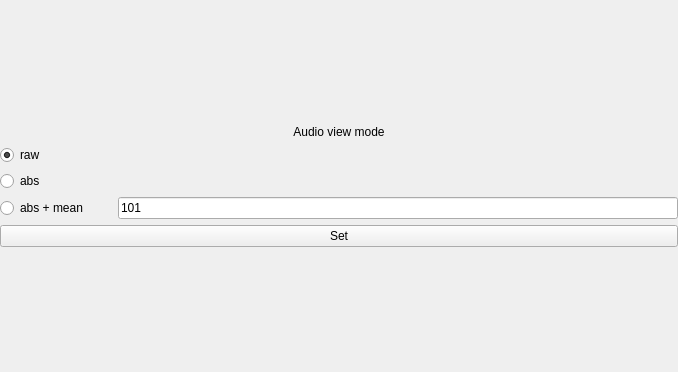
<?xml version="1.0" encoding="UTF-8"?>
<ui version="4.0">
 <class>AudioViewModeSelector</class>
 <widget class="QWidget" name="AudioViewModeSelector">
  <property name="geometry">
   <rect>
    <x>0</x>
    <y>0</y>
    <width>678</width>
    <height>372</height>
   </rect>
  </property>
  <property name="windowTitle">
   <string>Form</string>
  </property>
  <property name="autoFillBackground">
   <bool>false</bool>
  </property>
  <layout class="QGridLayout" name="gridLayout_2">
   <property name="leftMargin">
    <number>0</number>
   </property>
   <property name="topMargin">
    <number>0</number>
   </property>
   <property name="rightMargin">
    <number>0</number>
   </property>
   <property name="bottomMargin">
    <number>0</number>
   </property>
   <item row="0" column="0">
    <layout class="QGridLayout" name="gridLayout">
     <property name="leftMargin">
      <number>0</number>
     </property>
     <property name="topMargin">
      <number>0</number>
     </property>
     <property name="rightMargin">
      <number>0</number>
     </property>
     <property name="bottomMargin">
      <number>0</number>
     </property>
     <item row="3" column="1">
      <widget class="QLineEdit" name="lineEdit_mean">
       <property name="sizePolicy">
        <sizepolicy hsizetype="Expanding" vsizetype="Fixed">
         <horstretch>5</horstretch>
         <verstretch>1</verstretch>
        </sizepolicy>
       </property>
       <property name="text">
        <string>101</string>
       </property>
      </widget>
     </item>
     <item row="2" column="0">
      <widget class="QRadioButton" name="radioButton_abs">
       <property name="sizePolicy">
        <sizepolicy hsizetype="Minimum" vsizetype="Fixed">
         <horstretch>0</horstretch>
         <verstretch>1</verstretch>
        </sizepolicy>
       </property>
       <property name="text">
        <string>abs</string>
       </property>
      </widget>
     </item>
     <item row="3" column="0">
      <widget class="QRadioButton" name="radioButton_mean">
       <property name="sizePolicy">
        <sizepolicy hsizetype="Minimum" vsizetype="Fixed">
         <horstretch>1</horstretch>
         <verstretch>1</verstretch>
        </sizepolicy>
       </property>
       <property name="text">
        <string>abs + mean</string>
       </property>
      </widget>
     </item>
     <item row="4" column="0" colspan="2">
      <widget class="QPushButton" name="pushButton_set">
       <property name="sizePolicy">
        <sizepolicy hsizetype="Minimum" vsizetype="Fixed">
         <horstretch>0</horstretch>
         <verstretch>1</verstretch>
        </sizepolicy>
       </property>
       <property name="text">
        <string>Set</string>
       </property>
      </widget>
     </item>
     <item row="1" column="0">
      <widget class="QRadioButton" name="radioButton_raw">
       <property name="sizePolicy">
        <sizepolicy hsizetype="Minimum" vsizetype="Fixed">
         <horstretch>0</horstretch>
         <verstretch>1</verstretch>
        </sizepolicy>
       </property>
       <property name="text">
        <string>raw</string>
       </property>
       <property name="checked">
        <bool>true</bool>
       </property>
      </widget>
     </item>
     <item row="0" column="0" colspan="2">
      <widget class="QLabel" name="label">
       <property name="sizePolicy">
        <sizepolicy hsizetype="Preferred" vsizetype="Fixed">
         <horstretch>0</horstretch>
         <verstretch>1</verstretch>
        </sizepolicy>
       </property>
       <property name="text">
        <string>Audio view mode</string>
       </property>
       <property name="alignment">
        <set>Qt::AlignCenter</set>
       </property>
      </widget>
     </item>
    </layout>
   </item>
  </layout>
 </widget>
 <resources/>
 <connections/>
</ui>
